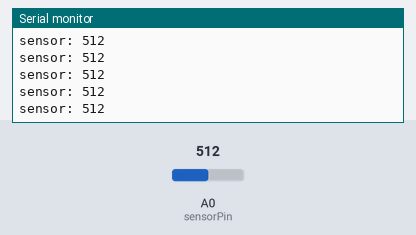
Recording of a sketch running on a simulated Arduino Uno, built with avr-gcc and run on an emulated ATmega328P. Parts: the last lines printed to the serial monitor. Inputs (shaded band) come from the test bench; at power-on: A0 (sensorPin) = 512.

Above: at 1.2 s.
1.3 s: A0 (sensorPin) set to 716
At 1.31 s:
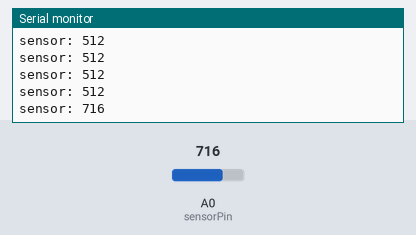
2.8 s: A0 (sensorPin) set to 900
At 2.82 s:
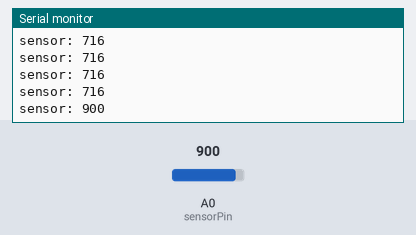
Timing chart, 0 to 5.8 s (numbered marks = the images above; inputs shaded):
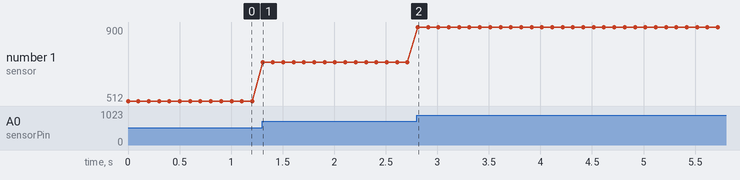

Measured:
- after the input at 1.3 s, the serial monitor: prints a new line at once (image 1)
- after the input at 2.8 s, the serial monitor: prints a new line at once (image 2)
- plotted number 1: 512 → 716 after the input at 1.3 s, 716 → 900 after the input at 2.8 s

The sketch:

arduino_soundSensor.ino
```cpp
const int sensorPin = A0;

void setup() {
  pinMode(sensorPin, INPUT);  // Set sensor pin as an INPUT
  Serial.begin(9600);
}

void loop() {
  // Read Sound sensor
  int sensorData = analogRead(sensorPin);
  Serial.print("sensor: ");
  Serial.println(sensorData);
  delay(100);

}
```
